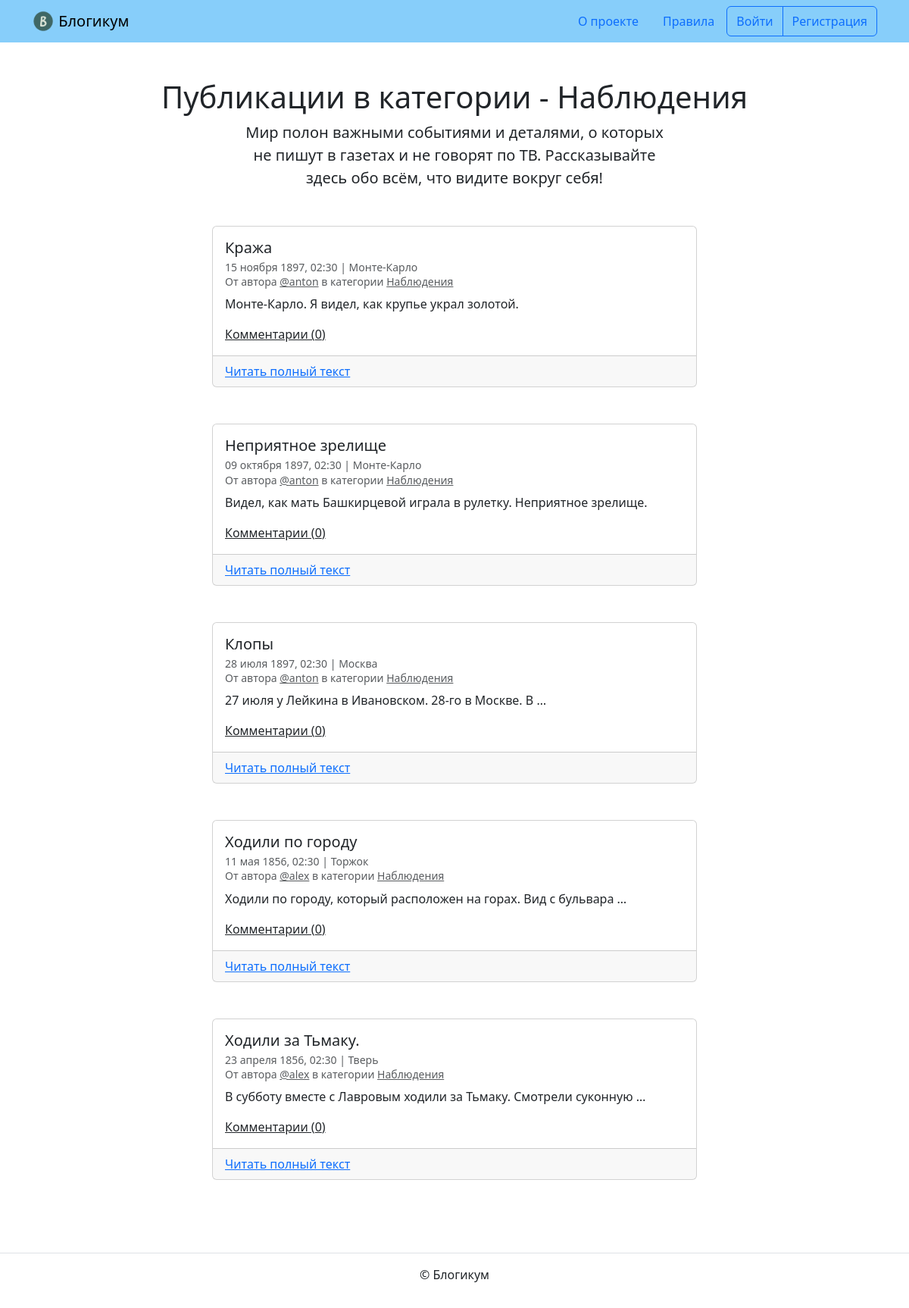
The page /category/details/ on the database its author committed.
### blog/models.py (models this page shows, shortened)
class BaseModel(models.Model):
    is_published = models.BooleanField(
        default=True,
        verbose_name='Опубликовано',
        help_text='Снимите галочку, чтобы скрыть публикацию.'
    )
    created_at = models.DateTimeField(
        auto_now_add=True,
        verbose_name='Добавлено'
    )
    class Meta:
        abstract = True

class Category(BaseModel):
    title = models.CharField(
        max_length=MX_CHARS,
        verbose_name='Заголовок'
    )
    description = models.TextField(
        verbose_name='Описание'
    )
    slug = models.SlugField(
        unique=True,
        verbose_name='Идентификатор',
        help_text='Идентификатор страницы для URL; разрешены символы '
                  'латиницы, цифры, дефис и подчёркивание.'
    )
    class Meta:
        verbose_name = 'категория'
        verbose_name_plural = 'Категории'

class Post(BaseModel):
    title = models.CharField(
        max_length=MX_CHARS,
        verbose_name='Заголовок'
    )
    text = models.TextField(
        verbose_name='Текст'
    )
    pub_date = models.DateTimeField(
        verbose_name='Дата и время публикации',
        help_text='Если установить дату и время в будущем — можно делать '
                  'отложенные публикации.'
    )
    author = models.ForeignKey(
        USER,
        on_delete=models.CASCADE,
        verbose_name='Автор публикации',
        related_name='posts'
    )
    location = models.ForeignKey(
        Location,
        on_delete=models.SET_NULL,
        blank=True,
        null=True,
        verbose_name='Местоположение',
        related_name='posts'
    )
    category = models.ForeignKey(
        Category,
        on_delete=models.SET_NULL,
        null=True,
        verbose_name='Категория',
        related_name='posts'
    )
    image = models.ImageField(
        verbose_name='Фото',
        upload_to='post_images',
        blank=True
    )
    comment_count = models.IntegerField(
        default=0,
        verbose_name='Кол-во комментов',
    )
    class Meta:
        verbose_name = 'публикация'
        verbose_name_plural = 'Публикации'
        ordering = ['-pub_date']

class Location(BaseModel):
    name = models.CharField(
        max_length=MX_CHARS,
        verbose_name='Название места'
    )
    class Meta:
        verbose_name = 'местоположение'
        verbose_name_plural = 'Местоположения'

### blog/views.py (the view)
# urls.py: path('category/<slug:category_slug>/', views.category,
def category(request, category_slug):
    category_obj = get_object_or_404(
        Category,
        slug=category_slug,
        is_published=True)
    context_posts = base_request().filter(category=category_obj)
    paginator = Paginator(context_posts, 10)
    page_number = request.GET.get('page')
    page_obj = paginator.get_page(page_number)
    template = 'blog/category.html'
    context = {'page_obj': page_obj, 'category': category_obj}
    return render(request, template, context)

### blog/views.py (called while the page is built)
def base_request():
    return Post.objects.select_related(
        'category',
        'author',
        'location'
    ).filter(
        is_published=True,
        category__is_published=True,
        pub_date__lte=timezone.now()
    )

### templates/blog/category.html (shortened to what this page needs)
{% extends "base.html" %}
{% block content %}
  <h1 class="text-center">Публикации в категории - {{ category.title }}</h1>
  <p class="col-6 offset-3 mb-5 lead text-center">{{ category.description }}</p>
  {% for post in page_obj %}
    <article class="mb-5">
      {% include "includes/post_card.html" %}
    </article>
  {% endfor %}
{% endblock %}

### templates/includes/post_card.html (shortened to what this page needs)
<div class="col d-flex justify-content-center">
  <div class="card" style="width: 40rem;">
    <div class="card-body">
      <h5 class="card-title">{{ post.title }}</h5>
      <h6 class="card-subtitle mb-2 text-muted">
        <small>
          {{ post.pub_date|date:"d E Y, H:i" }} | {% if post.location and post.location.is_published %}{{ post.location.name }}{% else %}Планета Земля{% endif %}<br>
          От автора <a class="text-muted" href="{% url 'blog:profile' post.author.username %}">@{{ post.author.username }}</a> в
          категории {% include "includes/category_link.html" %}
        </small>
      </h6>
      <p class="card-text">{{ post.text|truncatewords:10 }}</p>
      <a><u>Комментарии ({{ post.comment_count }})</u></a>
    </div>
    <div class="card-footer">
      <a href="{% url 'blog:post_detail' post.id %}" class="card-link">Читать полный текст</a>
    </div>
  </div>
</div>

### templates/includes/category_link.html
<a class="text-muted" href="{% url 'blog:category_posts' post.category.slug %}">
  {{ post.category.title }}
</a>

### rows shown on the page
Category: title "Наблюдения", description "Мир полон важными событиями и деталями, о которых не пишут в газетах и не говорят по ТВ. Рассказывайте здесь обо всём, что видите вокруг себя!"
Post: title "Кража", pub_date "15 ноября 1897, 02:30", location.name "Монте-Карло", author.username "anton", category "Наблюдения", text "Монте-Карло. Я видел, как крупье украл золотой.", comment_count "0"
Post: title "Неприятное зрелище", pub_date "09 октября 1897, 02:30", location.name "Монте-Карло", author.username "anton", category "Наблюдения", text "Видел, как мать Башкирцевой играла в рулетку. Неприятное зрелище.", comment_count "0"
Post: title "Клопы", pub_date "28 июля 1897, 02:30", location.name "Москва", author.username "anton", category "Наблюдения", text "27 июля у Лейкина в Ивановском. 28-го в Москве. В …", comment_count "0"
Post: title "Ходили по городу", pub_date "11 мая 1856, 02:30", location.name "Торжок", author.username "alex", category "Наблюдения", text "Ходили по городу, который расположен на горах. Вид с бульвара …", comment_count "0"
Post: title "Ходили за Тьмаку.", pub_date "23 апреля 1856, 02:30", location.name "Тверь", author.username "alex", category "Наблюдения", text "В субботу вместе с Лавровым ходили за Тьмаку. Смотрели суконную …", comment_count "0"
